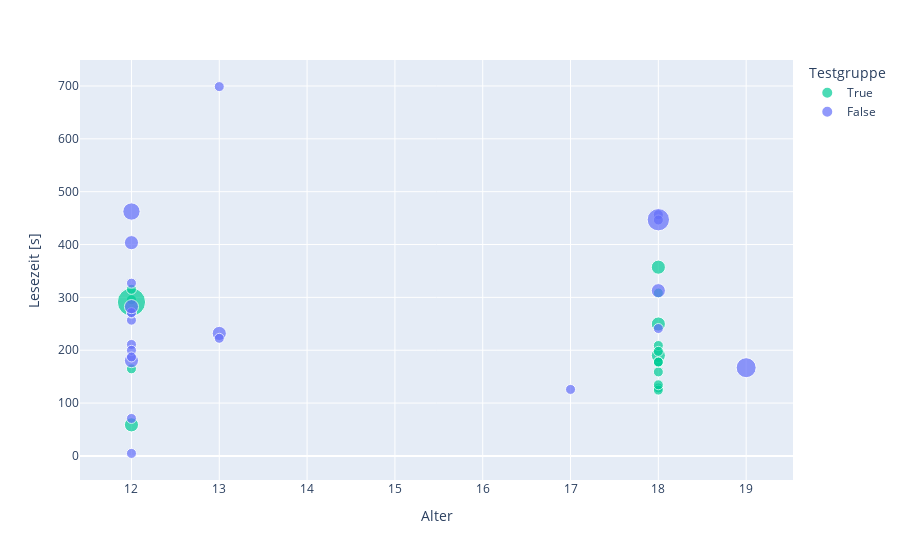

Notebook code for this chart:
### Code cell
fig = px.scatter(df, x="persoenlich_alter", y="reading_duration", color="test", size="reading_count", color_discrete_map=test_color_map)
fig.update_xaxes(title_text="Alter")
fig.update_yaxes(title_text="Lesezeit [s]")
fig.update_layout(legend_title="Testgruppe")
fig.show()

### Figure 1 — Plotly figure (JSON) as saved in the notebook; plotly's stock layout.template omitted (floating-point values rounded to 4 significant figures)
{"data": [{"hovertemplate": "test=True<br>persoenlich_alter=%{x}<br>reading_duration=%{y}<br>reading_count=%{marker.size}<extra></extra>", "legendgroup": "True", "marker": {"color": "#00cc96", "size": [1, 1, 2, 2, 1, 1, 1, 2, 1, 1, 1, 1, 1, 1, 1, 2, 1, 1, 2, 1, 2, 8, 1, 1, 6, 2], "sizemode": "area", "sizeref": 0.02, "symbol": "circle"}, "mode": "markers", "name": "True", "orientation": "v", "showlegend": true, "type": "scatter", "x": [18, 18, 18, 18, 18, 18, 18, 18, 18, null, 18, 18, null, 18, 18, null, null, 12, null, 12, null, 12, 12, null, null, 12], "xaxis": "x", "y": [128.6, 177.3, 249.6, 190.1, 159.0, 208.9, 308.2, 357.1, 124.5, 115.6, 134.6, 177.4, 165.7, 197.9, 177.7, 237.1, 337.5, 164.8, 217.0, 295.6, 52.46, 291.1, 315.2, 380.3, 472.5, 58.81], "yaxis": "y"}, {"hovertemplate": "test=False<br>persoenlich_alter=%{x}<br>reading_duration=%{y}<br>reading_count=%{marker.size}<extra></extra>", "legendgroup": "False", "marker": {"color": "#636efa", "size": [1, 2, 2, 4, 1, 1, 5, 1, 1, 1, 2, 2, 1, 1, 1, 1, 1, 1, 1, 2, 1, 1, 2, 2, 1, 3, 1, 1], "sizemode": "area", "sizeref": 0.02, "symbol": "circle"}, "mode": "markers", "name": "False", "orientation": "v", "showlegend": true, "type": "scatter", "x": [18, 18, null, 19, 18, 18, 18, null, 12, 12, 12, 13, 12, 13, 12, 12, 12, 12, 12, null, null, 12, 12, 12, null, 12, 13, 17], "xaxis": "x", "y": [241.1, 312.7, 314.1, 166.9, 456.5, 446.4, 447.0, 139.7, 70.87, 210.9, 180.3, 231.8, 199.8, 222.5, 187.2, 256.8, 270.2, 271.3, 326.9, 199.8, 359.6, 4.722, 282.5, 403.5, 306.8, 462.5, 698.9, 125.8], "yaxis": "y"}], "layout": {"autosize": true, "legend": {"itemsizing": "constant", "title": {"text": "Testgruppe"}, "tracegroupgap": 0}, "margin": {"t": 60}, "xaxis": {"anchor": "y", "autorange": true, "domain": [0, 1], "range": [11.5, 19.47], "title": {"text": "Alter"}, "type": "linear"}, "yaxis": {"anchor": "x", "autorange": true, "domain": [0, 1], "range": [-56.92, 760.5], "title": {"text": "Lesezeit [s]"}, "type": "linear"}}}
